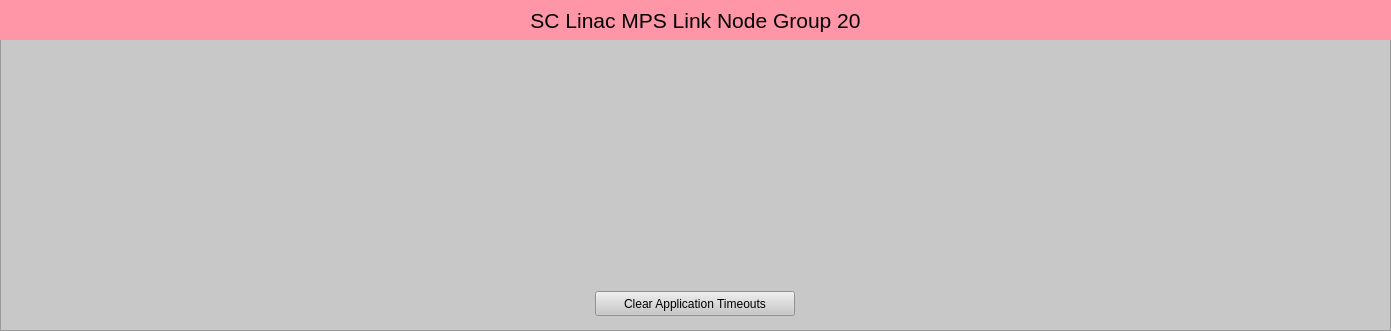
<?xml version="1.0" encoding="UTF-8"?>
<ui version="4.0">
 <class>Form</class>
 <widget class="QWidget" name="Form">
  <property name="geometry">
   <rect>
    <x>0</x>
    <y>0</y>
    <width>1391</width>
    <height>331</height>
   </rect>
  </property>
  <property name="windowTitle">
   <string>SC Linac MPS Link Node Group 20</string>
  </property>
  <widget class="QFrame" name="frame">
   <property name="geometry">
    <rect>
     <x>0</x>
     <y>0</y>
     <width>1391</width>
     <height>331</height>
    </rect>
   </property>
   <property name="styleSheet">
    <string notr="true">background-color: rgb(200, 200, 200);</string>
   </property>
   <property name="frameShape">
    <enum>QFrame::StyledPanel</enum>
   </property>
   <property name="frameShadow">
    <enum>QFrame::Raised</enum>
   </property>
   <widget class="QLabel" name="label">
    <property name="geometry">
     <rect>
      <x>0</x>
      <y>0</y>
      <width>1391</width>
      <height>40</height>
     </rect>
    </property>
    <property name="font">
     <font>
      <pointsize>16</pointsize>
     </font>
    </property>
    <property name="styleSheet">
     <string notr="true">background-color: rgb(255, 150, 168);</string>
    </property>
    <property name="text">
     <string>SC Linac MPS Link Node Group 20</string>
    </property>
    <property name="alignment">
     <set>Qt::AlignCenter</set>
    </property>
   </widget>
   <widget class="PyDMEmbeddedDisplay" name="PyDMEmbeddedDisplay">
    <property name="geometry">
     <rect>
      <x>924</x>
      <y>50</y>
      <width>457</width>
      <height>230</height>
     </rect>
    </property>
    <property name="toolTip">
     <string/>
    </property>
    <property name="macros" stdset="0">
     <string>{"P":"MPLN:UNDS:MP02:1","CN":"SIOC:SYS0:MP02","AID":"0","SLOT_FILE":"LinkNode210_slot.ui","P_IN":"SIOC:SYS0:MP02","PGP":"9","LN":"210","TYPE":"REM","LOCA":"UNDS","IOC_UNIT":"MP02","INST":"1","VIS":"1","P_IN2":"SIOC:SYS0:MP02","TEXT":"CN B005"}</string>
    </property>
    <property name="filename" stdset="0">
     <string>$PYDM/mps/mps_crate_link.ui</string>
    </property>
   </widget>
   <widget class="PyDMEmbeddedDisplay" name="PyDMEmbeddedDisplay">
    <property name="geometry">
     <rect>
      <x>467</x>
      <y>50</y>
      <width>457</width>
      <height>230</height>
     </rect>
    </property>
    <property name="toolTip">
     <string/>
    </property>
    <property name="macros" stdset="0">
     <string>{"P":"MPLN:UNDS:MP07:1","CN":"SIOC:SYS0:MP02","AID":"0","SLOT_FILE":"LinkNode215_slot.ui","P_IN":"MPLN:UNDS:MP02:1","PGP":"0","LN":"215","TYPE":"LOC","LOCA":"UNDS","IOC_UNIT":"MP07","INST":"1","VIS":"0","P_IN2":"MPLN:UNDS:MP02:1","TEXT":"LN Rx"}</string>
    </property>
    <property name="filename" stdset="0">
     <string>$PYDM/mps/mps_crate_link.ui</string>
    </property>
   </widget>
   <widget class="PyDMEmbeddedDisplay" name="PyDMEmbeddedDisplay">
    <property name="geometry">
     <rect>
      <x>10</x>
      <y>50</y>
      <width>457</width>
      <height>230</height>
     </rect>
    </property>
    <property name="toolTip">
     <string/>
    </property>
    <property name="macros" stdset="0">
     <string>{"P":"MPLN:UNDS:MP06:1","CN":"SIOC:SYS0:MP02","AID":"0","SLOT_FILE":"LinkNode214_slot.ui","P_IN":"MPLN:UNDS:MP07:1","PGP":"0","LN":"214","TYPE":"LOC","LOCA":"UNDS","IOC_UNIT":"MP06","INST":"1","VIS":"0","P_IN2":"MPLN:UNDS:MP07:1","TEXT":"LN Rx"}</string>
    </property>
    <property name="filename" stdset="0">
     <string>$PYDM/mps/mps_crate_link.ui</string>
    </property>
   </widget>
   <widget class="PyDMDrawingImage" name="PyDMDrawingImage">
    <property name="geometry">
     <rect>
      <x>10</x>
      <y>279</y>
      <width>250</width>
      <height>50</height>
     </rect>
    </property>
    <property name="toolTip">
     <string/>
    </property>
    <property name="styleSheet">
     <string notr="true">background-color: rgb(200, 200, 200);</string>
    </property>
    <property name="filename" stdset="0">
     <string>$PYDM/mps/lcls_mps_lockup_sidebyside_digital.png</string>
    </property>
   </widget>
   <widget class="PyDMPushButton" name="PyDMPushButton">
    <property name="geometry">
     <rect>
      <x>595</x>
      <y>291</y>
      <width>200</width>
      <height>25</height>
     </rect>
    </property>
    <property name="toolTip">
     <string/>
    </property>
    <property name="text">
     <string>Clear Application Timeouts</string>
    </property>
    <property name="channel" stdset="0">
     <string>ca://SIOC:SYS0:MP02:TO_ERR_CLR</string>
    </property>
    <property name="pressValue" stdset="0">
     <string>1</string>
    </property>
    <property name="releaseValue" stdset="0">
     <string>0</string>
    </property>
   </widget>
  </widget>
 </widget>
 <customwidgets>
  <customwidget>
   <class>PyDMEmbeddedDisplay</class>
   <extends>QFrame</extends>
   <header>pydm.widgets.embedded_display</header>
  </customwidget>
  <customwidget>
   <class>PyDMPushButton</class>
   <extends>QPushButton</extends>
   <header>pydm.widgets.pushbutton</header>
  </customwidget>
  <customwidget>
   <class>PyDMDrawingImage</class>
   <extends>QWidget</extends>
   <header>pydm.widgets.drawing</header>
  </customwidget>
 </customwidgets>
 <resources/>
 <connections/>
</ui>
